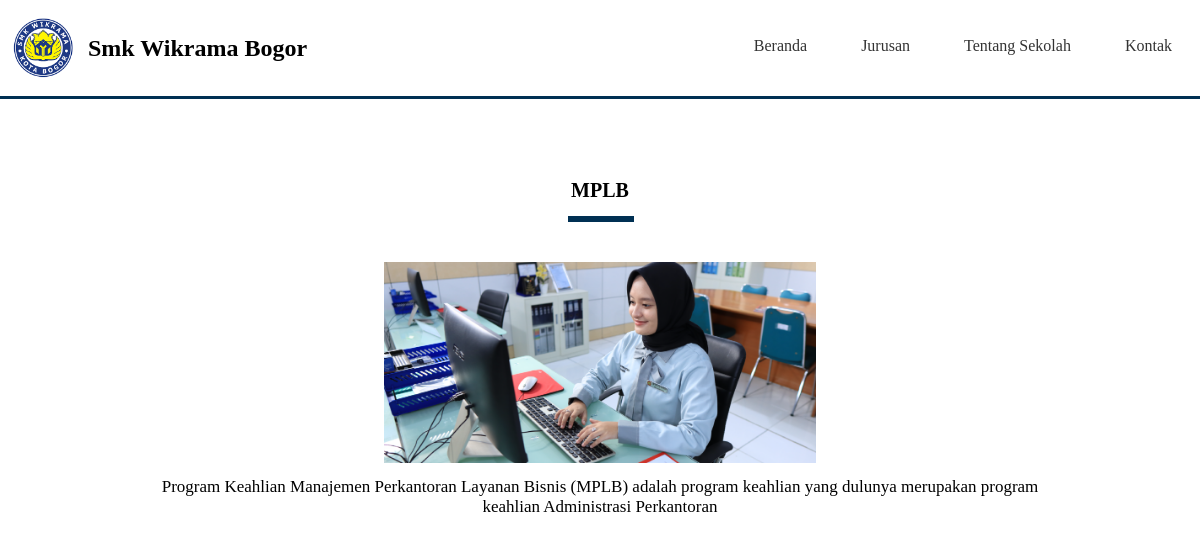
The app's page /projek/detail-jurusan.php?id=36 with its own data.
### tables this page shows
CREATE TABLE `pengaturan` (
  `id` int(11) NOT NULL,
  `nama` varchar(50) NOT NULL,
  `alamat` text NOT NULL,
  `telepon` varchar(50) NOT NULL,
  `logo` varchar(50) NOT NULL,
  `tentang_sekolah` text NOT NULL,
  `foto_sekolah` varchar(50) NOT NULL,
  `google_maps` text NOT NULL
);

CREATE TABLE `jurusan` (
  `id` int(11) NOT NULL,
  `nama` varchar(30) NOT NULL,
  `keterangan` varchar(500) NOT NULL,
  `gambar` varchar(50) NOT NULL
);

### projek/detail-jurusan.php (the view, shortened to what this page needs)
<?php
require 'header.php';
?>
<!DOCTYPE html>
<html lang="en">
<head>
</head>
<body>
    <div class="section">
        <div class="container">
            <?php
            $jurusan = mysqli_query($conn, "SELECT * FROM jurusan WHERE id = '" . $_GET['id'] . "'");
            $p = mysqli_fetch_object($jurusan);
            ?>
            <h3 class="text-center"><?= $p->nama?></h3>
           <img src="uploads/jurusan/<?=$p->gambar?>" width="40%" height="40%" class="image">
           <p><?=$p->keterangan?></p>
        </div>
    </div>
</body>
</html>

### projek/header.php (shortened to what this page needs)
<?php
require 'connect.php';
$identitas = mysqli_query($conn, "SELECT * FROM pengaturan ORDER BY id DESC LIMIT 1");
$d = mysqli_fetch_object($identitas);
?>
<!DOCTYPE html>
<html lang="en">
<head>
    <link rel="stylesheet" href="assets/css/styleb.css">
</head>
<body>
    <div class="header">
        <div class="container">
            <div class="header-logo">
                <img src="uploads/identitas/<?= $d->logo ?>" width="70px">
                <h2><?= $d->nama ?></h2>
            </div>
            <ul class="header-menu">
                <li><a href="index.php">Beranda</a></li>
                <li><a href="jurusan.php">Jurusan</a></li>
                <li><a href="tentang.php">Tentang Sekolah</a></li>
                <li><a href="kontak.php">Kontak</a></li>
            </ul>
        </div>
    </div>

### projek/assets/css/styleb.css (style rules this page uses)
* { margin: 0; }
h3 { font-size: 20px; }
.container { text-align: center; }
.container::after { content: ""; display: block; clear: both; }
.header { padding: 1px; border-bottom: 3px solid #003053; }
.header a { color: #333; }
.header-logo { float: left; line-height: 70px; margin: 7px; padding: 5px 0; }
.header-logo img { float: left; margin-right: 10px; }
.header-logo h2 { float: left; }
.header-menu { float: right; }
.header-menu li { float: left; line-height: 38px; list-style: none; padding: 26px 10px; }
.header-menu li a { text-decoration: none; padding: 17px; }
.section { text-align: center; padding: 60px; }
.section h3 { text-align: center; padding: 20px 30px; padding-bottom: 20px; margin-bottom: 40px; position: relative; }
.section h3::after { text-align: center; content: ""; width: 60px; border: 3px solid #003053; position: absolute; bottom: 0; display: flex; left: calc(50% - 32px); }
a { text-decoration: none; }
.image { text-align: center; }
p { text-align: center; font-size: 17px; margin: 10px 100px; }

### records on screen
pengaturan: logo (picture), nama "Smk Wikrama Bogor"
jurusan: nama "MPLB", gambar (picture), keterangan "Program Keahlian Manajemen Perkantoran Layanan Bisnis (MPLB) adalah program keahlian yang dulunya merupakan program keahlian Administrasi Perkantoran"
